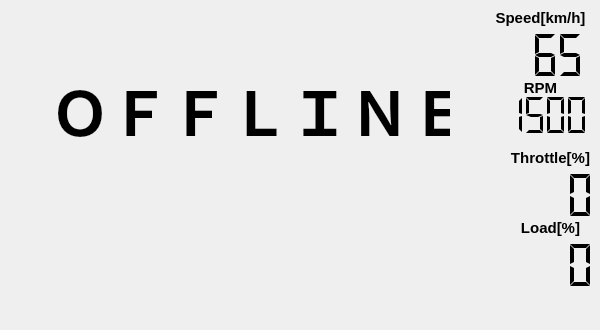
<?xml version="1.0" encoding="UTF-8"?>
<ui version="4.0">
 <class>MainWindow</class>
 <widget class="QMainWindow" name="MainWindow">
  <property name="geometry">
   <rect>
    <x>0</x>
    <y>0</y>
    <width>600</width>
    <height>330</height>
   </rect>
  </property>
  <property name="windowTitle">
   <string>Pimetry2</string>
  </property>
  <widget class="QWidget" name="centralWidget">
   <widget class="TachoWidget" name="tachoWidget" native="true">
    <property name="geometry">
     <rect>
      <x>0</x>
      <y>20</y>
      <width>480</width>
      <height>300</height>
     </rect>
    </property>
    <widget class="QLabel" name="offlineWidget">
     <property name="geometry">
      <rect>
       <x>50</x>
       <y>40</y>
       <width>400</width>
       <height>100</height>
      </rect>
     </property>
     <property name="font">
      <font>
       <family>System</family>
       <pointsize>45</pointsize>
       <weight>75</weight>
       <bold>true</bold>
      </font>
     </property>
     <property name="frameShape">
      <enum>QFrame::NoFrame</enum>
     </property>
     <property name="text">
      <string>ＯＦＦＬＩＮＥ</string>
     </property>
     <property name="scaledContents">
      <bool>false</bool>
     </property>
     <property name="wordWrap">
      <bool>false</bool>
     </property>
    </widget>
   </widget>
   <widget class="QLCDNumber" name="lcdSpeed">
    <property name="geometry">
     <rect>
      <x>500</x>
      <y>30</y>
      <width>91</width>
      <height>51</height>
     </rect>
    </property>
    <property name="frameShape">
     <enum>QFrame::NoFrame</enum>
    </property>
    <property name="frameShadow">
     <enum>QFrame::Plain</enum>
    </property>
    <property name="lineWidth">
     <number>1</number>
    </property>
    <property name="smallDecimalPoint">
     <bool>false</bool>
    </property>
    <property name="digitCount">
     <number>3</number>
    </property>
    <property name="mode">
     <enum>QLCDNumber::Dec</enum>
    </property>
    <property name="segmentStyle">
     <enum>QLCDNumber::Flat</enum>
    </property>
    <property name="value" stdset="0">
     <double>65.000000000000000</double>
    </property>
    <property name="intValue" stdset="0">
     <number>65</number>
    </property>
   </widget>
   <widget class="QLCDNumber" name="lcdRpm">
    <property name="geometry">
     <rect>
      <x>500</x>
      <y>90</y>
      <width>91</width>
      <height>51</height>
     </rect>
    </property>
    <property name="frameShape">
     <enum>QFrame::NoFrame</enum>
    </property>
    <property name="frameShadow">
     <enum>QFrame::Plain</enum>
    </property>
    <property name="lineWidth">
     <number>1</number>
    </property>
    <property name="smallDecimalPoint">
     <bool>false</bool>
    </property>
    <property name="digitCount">
     <number>4</number>
    </property>
    <property name="mode">
     <enum>QLCDNumber::Dec</enum>
    </property>
    <property name="segmentStyle">
     <enum>QLCDNumber::Flat</enum>
    </property>
    <property name="value" stdset="0">
     <double>1500.000000000000000</double>
    </property>
    <property name="intValue" stdset="0">
     <number>1500</number>
    </property>
   </widget>
   <widget class="QLCDNumber" name="lcdThrottle">
    <property name="geometry">
     <rect>
      <x>510</x>
      <y>170</y>
      <width>91</width>
      <height>51</height>
     </rect>
    </property>
    <property name="frameShape">
     <enum>QFrame::NoFrame</enum>
    </property>
    <property name="frameShadow">
     <enum>QFrame::Plain</enum>
    </property>
    <property name="lineWidth">
     <number>1</number>
    </property>
    <property name="smallDecimalPoint">
     <bool>false</bool>
    </property>
    <property name="digitCount">
     <number>3</number>
    </property>
    <property name="mode">
     <enum>QLCDNumber::Dec</enum>
    </property>
    <property name="segmentStyle">
     <enum>QLCDNumber::Flat</enum>
    </property>
    <property name="value" stdset="0">
     <double>1500.000000000000000</double>
    </property>
    <property name="intValue" stdset="0">
     <number>1500</number>
    </property>
   </widget>
   <widget class="QLCDNumber" name="lcdLoad">
    <property name="geometry">
     <rect>
      <x>510</x>
      <y>240</y>
      <width>91</width>
      <height>51</height>
     </rect>
    </property>
    <property name="frameShape">
     <enum>QFrame::NoFrame</enum>
    </property>
    <property name="frameShadow">
     <enum>QFrame::Plain</enum>
    </property>
    <property name="lineWidth">
     <number>1</number>
    </property>
    <property name="smallDecimalPoint">
     <bool>false</bool>
    </property>
    <property name="digitCount">
     <number>3</number>
    </property>
    <property name="mode">
     <enum>QLCDNumber::Dec</enum>
    </property>
    <property name="segmentStyle">
     <enum>QLCDNumber::Flat</enum>
    </property>
    <property name="value" stdset="0">
     <double>1500.000000000000000</double>
    </property>
    <property name="intValue" stdset="0">
     <number>1500</number>
    </property>
   </widget>
   <widget class="QLabel" name="label">
    <property name="geometry">
     <rect>
      <x>490</x>
      <y>10</y>
      <width>101</width>
      <height>16</height>
     </rect>
    </property>
    <property name="font">
     <font>
      <pointsize>11</pointsize>
      <weight>75</weight>
      <bold>true</bold>
      <kerning>true</kerning>
     </font>
    </property>
    <property name="text">
     <string>Speed[km/h]</string>
    </property>
    <property name="alignment">
     <set>Qt::AlignCenter</set>
    </property>
   </widget>
   <widget class="QLabel" name="label_2">
    <property name="geometry">
     <rect>
      <x>490</x>
      <y>80</y>
      <width>101</width>
      <height>16</height>
     </rect>
    </property>
    <property name="font">
     <font>
      <pointsize>11</pointsize>
      <weight>75</weight>
      <bold>true</bold>
      <kerning>true</kerning>
     </font>
    </property>
    <property name="text">
     <string>RPM</string>
    </property>
    <property name="alignment">
     <set>Qt::AlignCenter</set>
    </property>
   </widget>
   <widget class="QLabel" name="label_3">
    <property name="geometry">
     <rect>
      <x>500</x>
      <y>150</y>
      <width>101</width>
      <height>16</height>
     </rect>
    </property>
    <property name="font">
     <font>
      <pointsize>11</pointsize>
      <weight>75</weight>
      <bold>true</bold>
      <kerning>true</kerning>
     </font>
    </property>
    <property name="text">
     <string>Throttle[%]</string>
    </property>
    <property name="alignment">
     <set>Qt::AlignCenter</set>
    </property>
   </widget>
   <widget class="QLabel" name="label_4">
    <property name="geometry">
     <rect>
      <x>500</x>
      <y>220</y>
      <width>101</width>
      <height>16</height>
     </rect>
    </property>
    <property name="font">
     <font>
      <pointsize>11</pointsize>
      <weight>75</weight>
      <bold>true</bold>
      <kerning>true</kerning>
     </font>
    </property>
    <property name="text">
     <string>Load[%]</string>
    </property>
    <property name="alignment">
     <set>Qt::AlignCenter</set>
    </property>
   </widget>
  </widget>
 </widget>
 <layoutdefault spacing="6" margin="11"/>
 <customwidgets>
  <customwidget>
   <class>TachoWidget</class>
   <extends>QWidget</extends>
   <header>tachowidget.h</header>
   <container>1</container>
  </customwidget>
 </customwidgets>
 <resources/>
 <connections/>
</ui>
